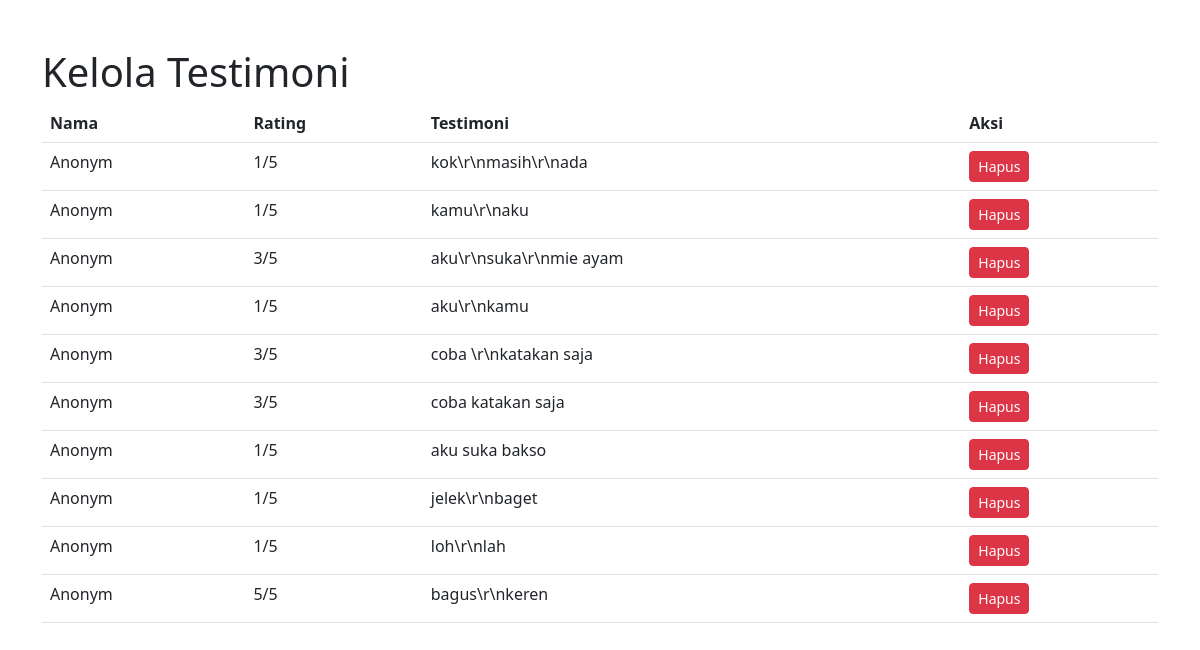
The app's page /admin/manage_testimoni.php (signed in) with its own data.
### tables this page shows
CREATE TABLE `rating_testimoni` (
  `id` int(11) NOT NULL,
  `pengguna_id` int(11) NOT NULL,
  `nama_pengguna` varchar(255) NOT NULL,
  `rating` int(11) NOT NULL,
  `testimoni` longtext DEFAULT NULL,
  `tanggal` timestamp NOT NULL DEFAULT current_timestamp()
);

### admin/manage_testimoni.php (the view, shortened to what this page needs)
<?php
include('../includes/koneksidb.php');
$sql = "SELECT * FROM rating_testimoni ORDER BY tanggal DESC";
$result = mysqli_query($conn, $sql);
?>
<!DOCTYPE html>
<html lang="id">
<head>
    <link href="https://cdn.jsdelivr.net/npm/bootstrap@5.3.0/dist/css/bootstrap.min.css" rel="stylesheet">
</head>
<body>
    <div class="container mt-5">
        <h1>Kelola Testimoni</h1>
        <?php
        if (mysqli_num_rows($result) > 0) {
            echo '<table class="table">';
            echo '<thead><tr><th>Nama</th><th>Rating</th><th>Testimoni</th><th>Aksi</th></tr></thead><tbody>';
            while ($row = mysqli_fetch_assoc($result)) {
                echo '<tr>';
                echo '<td>' . htmlspecialchars($row['nama_pengguna']) . '</td>';
                echo '<td>' . $row['rating'] . '/5</td>';
                echo '<td>' . htmlspecialchars($row['testimoni']) . '</td>';
                echo '<td><a href="?hapus=' . $row['id'] . '" class="btn btn-danger btn-sm">Hapus</a></td>';
                echo '</tr>';
            }
            echo '</tbody></table>';
        } else {
            echo '<p>Belum ada testimoni.</p>';
        }
        ?>
    </div>
</body>
</html>

### records on screen
rating_testimoni: nama_pengguna "Anonym", rating "1", testimoni "kok\\r\\nmasih\\r\\nada"
rating_testimoni: nama_pengguna "Anonym", rating "1", testimoni "kamu\\r\\naku"
rating_testimoni: nama_pengguna "Anonym", rating "3", testimoni "aku\\r\\nsuka\\r\\nmie ayam"
rating_testimoni: nama_pengguna "Anonym", rating "1", testimoni "aku\\r\\nkamu"
rating_testimoni: nama_pengguna "Anonym", rating "3", testimoni "coba \\r\\nkatakan saja"
rating_testimoni: nama_pengguna "Anonym", rating "3", testimoni "coba katakan saja"
rating_testimoni: nama_pengguna "Anonym", rating "1", testimoni "aku suka bakso"
rating_testimoni: nama_pengguna "Anonym", rating "1", testimoni "jelek\\r\\nbaget"
rating_testimoni: nama_pengguna "Anonym", rating "1", testimoni "loh\\r\\nlah"
rating_testimoni: nama_pengguna "Anonym", rating "5", testimoni "bagus\\r\\nkeren"
